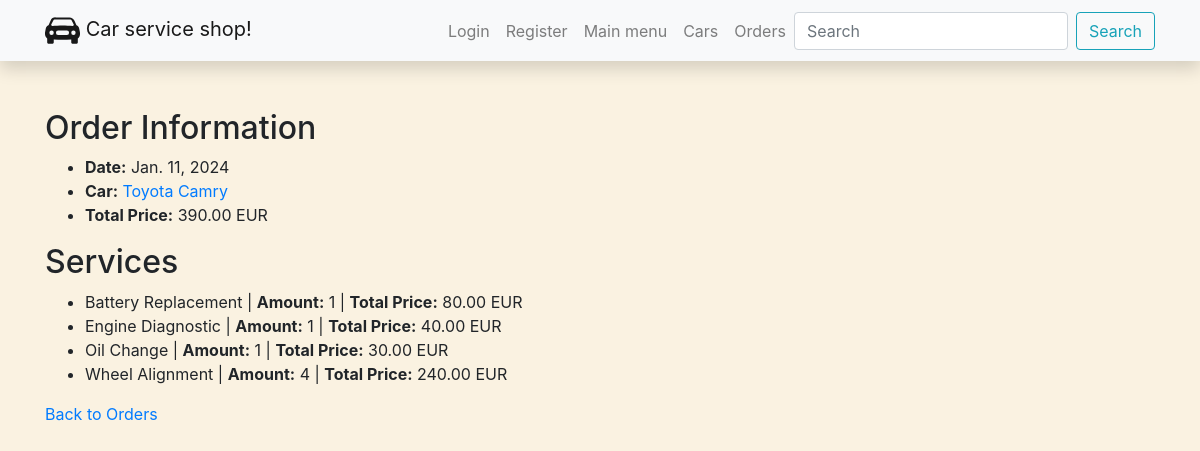
The page /car_service/order/3/ on the database its author committed.
### car_service/models.py (models this page shows, shortened)
class Order(models.Model):
    date = models.DateField('Date', null=True, blank=True)
    car = models.ForeignKey(Car, on_delete=models.SET_NULL, null=True)
    user = models.ForeignKey(User, on_delete=models.SET_NULL, null=True, blank=True)
    ORDER_STATUS = (
        ('p', 'Processing'),
        ('o', 'Ordered'),
        ('s', 'In service'),
        ('c', 'Completed'),
        ('t', 'Taken back by customer')
    )
    status = models.CharField(max_length=1, choices=ORDER_STATUS,
                              blank=True, default='p')
    @property
    def order_total_price(self):
        order_rows = self.order_row.all()
        total_price = sum(row.total_price for row in order_rows)
        return round(total_price)

class Car(models.Model):
    license_plate = models.CharField('License plate', max_length=7)
    vin = models.CharField('VIN', max_length=17)
    client = models.CharField('Client', max_length=100)
    car_model = models.ForeignKey(CarModel, on_delete=models.SET_NULL, null=True)
    image = models.ImageField(upload_to='car_images/', null=True, blank=True)
    description = HTMLField()
    class Meta:
        ordering = ['client', 'car_model']

class CarModel(models.Model):
    brand = models.CharField('Brand', max_length=100)
    model = models.CharField('Model', max_length=100)
    year = models.IntegerField('Year')
    engine = models.CharField('Engine', max_length=100)
    class Meta:
        ordering = ['brand', 'model', ]

class OrderRow(models.Model):
    id = models.UUIDField(primary_key=True, default=uuid.uuid4, help_text='Unique service ID', editable=False)
    amount = models.IntegerField('Amount')
    service = models.ForeignKey(Service, on_delete=models.SET_NULL, null=True, related_name='service')
    order = models.ForeignKey(Order, on_delete=models.SET_NULL, null=True, related_name='order_row')
    @property
    def total_price(self):
        total__for_amount = self.service.price * self.amount
        return total__for_amount
    @property
    def service_name(self):
        return self.service.name

class Service(models.Model):
    name = models.CharField('Name', max_length=50)
    price = models.FloatField('Price, EUR')
    class Meta:
        ordering = ['name', ]

### car_service/views.py (the view)
# urls.py: path('order/<int:order_id>/', views.order_detail, name='order_detail'),
def order_detail(request, order_id):
    order = get_object_or_404(Order, id=order_id)
    order_rows = order.order_row.all()
    return render(request, 'order_detail.html', {'order': order, 'order_rows': order_rows})

### car_service/templates/order_detail.html (shortened to what this page needs)
{% extends 'base.html' %}
{% block content %}
    <h2>Order Information</h2>
    <ul>
        <li><strong>Date:</strong> {{ order.date }}</li>
        <li><strong>Car:</strong> <a href="{% url 'car_detail' pk=order.car.id %}">{{ order.car.car_model.brand }} {{ order.car.car_model.model }}</a></li>
        <li><strong>Total Price:</strong> {{ order.order_total_price|floatformat:2 }} EUR</li>
    </ul>
    <h2>Services</h2>
    <ul>
        {% for order_row in order_rows %}
            <li>
                {{ order_row.service_name }} |
                <strong>Amount:</strong> {{ order_row.amount }} |
                <strong>Total Price:</strong> {{ order_row.total_price|floatformat:2 }} EUR
            </li>
        {% endfor %}
    </ul>
    <p><a href="{% url 'orders' %}">Back to Orders</a></p>
{% endblock %}

### car_service/static/css/styles.css (style rules this page uses)
body { background-color: #faf2e1; }

### rows shown on the page
Order: date "Jan. 11, 2024", car.car_model.brand "Toyota", car.car_model.model "Camry", order_total_price "390.00"
OrderRow: service_name "Battery Replacement", amount "1", total_price "80.00"
OrderRow: service_name "Engine Diagnostic", amount "1", total_price "40.00"
OrderRow: service_name "Oil Change", amount "1", total_price "30.00"
OrderRow: service_name "Wheel Alignment", amount "4", total_price "240.00"
